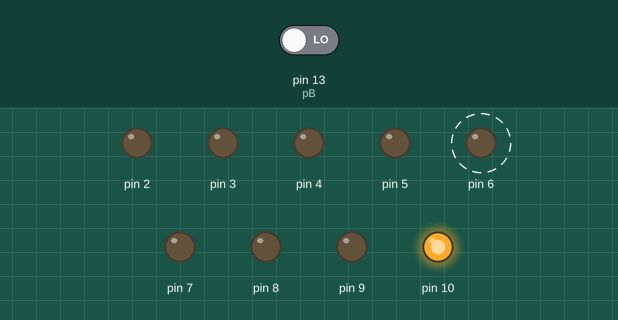
Simulated run of this sketch. Board: Arduino Uno, built with avr-gcc and run on an emulated ATmega328P. Shown: output pins drawn as LEDs (lit = HIGH). Dashed ring = blinking. The test bench sets the inputs (shaded band); at power-on: pin 13 (pB) LOW.

Above: at 4.65 s.
4.7 s: pin 13 (pB) driven HIGH
At 6.1 s:
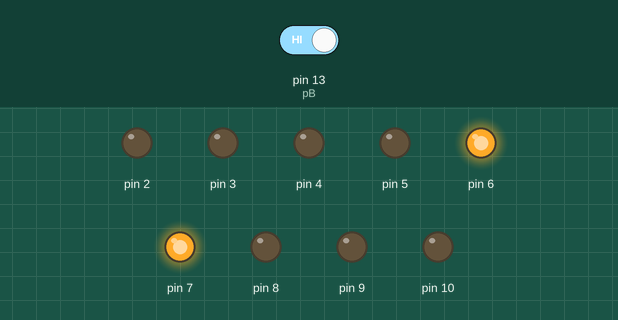
At 6.5 s:
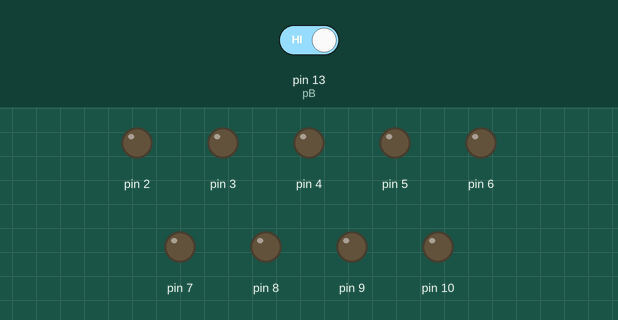
8.2 s: pin 13 (pB) driven LOW
At 9.15 s:
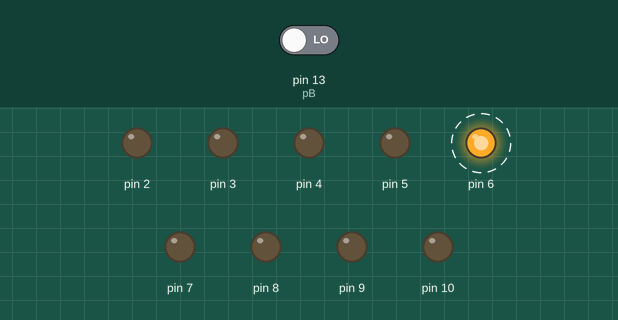
Timing chart, 0 to 17.7 s (numbered marks = the images above; inputs shaded):
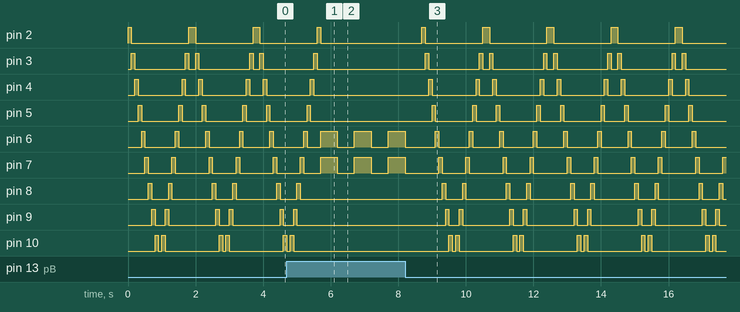

The sketch:

LAB_1___task_2.ino
```cpp
/*
LAB 1
(1/2/23) Rabu
ALIFF HAIKAL
*/

int timer = 100;
int masa = 500;
const int pB = 13;

void setup()
{
  for (int thisPin = 2; thisPin < 11; thisPin++)
  {
    pinMode(thisPin, OUTPUT);
  }
  pinMode (pB,INPUT);
}

void loop()
{
  if (digitalRead (pB) == HIGH)
  {
    tekanSuis ();
  }

  else
  {
    taskOne ();
  }
}

void tekanSuis ()
{
   for (int thisPin = 6; thisPin < 7; thisPin++)
   {
     digitalWrite (6,HIGH);
     digitalWrite (7,HIGH);
     delay (masa);
     digitalWrite (6,LOW);
     digitalWrite (7,LOW);
     delay (masa);
   }
}

void taskOne ()
{
   for (int thisPin = 2; thisPin < 11; thisPin++)
  {
    digitalWrite(thisPin, HIGH); // turn the pin on
    delay(timer);
    digitalWrite(thisPin, LOW); // turn the pin off
  }

  // loop from the highest pin to the lowest

  for (int thisPin = 11; thisPin >= 2; thisPin--)
  {
    digitalWrite(thisPin, HIGH); // turn the pin on
    delay(timer);
    digitalWrite(thisPin, LOW); // turn the pin off
  }
}
```

Measured:
- after the input at 4.7 s, pin 3: goes on until 5.6 s, then stays LOW; pin 4: goes on until 5.5 s, then stays LOW; pin 5: goes on until 5.4 s, then stays LOW; pin 8: goes on until 5.1 s, then stays LOW; pin 9: goes on until 5.0 s, then stays LOW
- after the input at 8.2 s, pin 2: LOW → HIGH after 0.50 s, then repeats every 1.9 s: LOW 1.7 s, HIGH 0.20 s; pin 3: LOW → HIGH after 0.60 s, then repeats every 1.9 s: LOW 1.5 s, HIGH 0.10 s, LOW 0.20 s, HIGH 0.10 s
- by itself, pin 2: repeats every 1.9 s: LOW 1.7 s, HIGH 0.20 s
- by itself, pin 3: repeats every 1.9 s: LOW 1.5 s, HIGH 0.10 s, LOW 0.20 s, HIGH 0.10 s
- by itself, pin 4: repeats every 1.9 s: LOW 1.3 s, HIGH 0.10 s, LOW 0.40 s, HIGH 0.10 s
- by itself, pin 5: repeats every 1.9 s: LOW 1.1 s, HIGH 0.10 s, LOW 0.60 s, HIGH 0.10 s
- by itself, pin 6: alternates HIGH for 0.10 s and LOW for 0.90 s
- by itself, pin 7: repeats every 1.9 s: HIGH 0.10 s, LOW 0.70 s, HIGH 0.10 s, LOW 1.0 s
